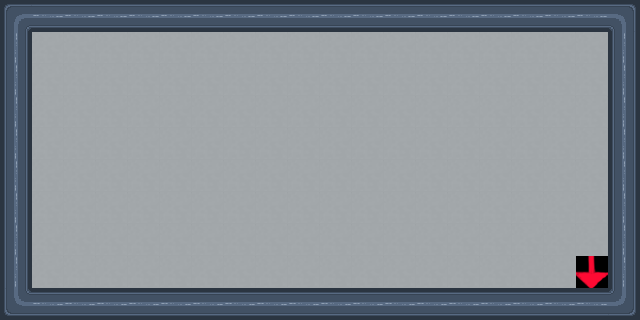

This is a level from a 2D game, rendered from its Tiled map with the project's own tilesets. A one-line summary and the complete map file follow:
An orthogonal 20x10 tile map with 32x32 px tiles, 3 tile layers (floor, doors, walls) and 2 objects (2x spawn).

<map version="1.5" tiledversion="1.5.0" orientation="orthogonal" renderorder="right-down" width="20" height="10" tilewidth="32" tileheight="32" infinite="0" nextlayerid="6" nextobjectid="3">
 <tileset firstgid="1" source="../tilemaps/flawless.tsx" />
 <layer id="1" name="floor" width="20" height="10">
  <data encoding="csv">
0,0,0,0,0,0,0,0,0,0,0,0,0,0,0,0,0,0,0,0,
0,37,37,37,37,37,37,37,37,37,37,37,37,37,37,37,37,37,37,0,
0,37,37,37,37,37,37,37,37,37,37,37,37,37,37,37,37,37,37,0,
0,37,37,37,37,37,37,37,37,37,37,37,37,37,37,37,37,37,37,0,
0,37,37,37,37,37,37,37,37,37,37,37,37,37,37,37,37,37,37,0,
0,37,37,37,37,37,37,37,37,37,37,37,37,37,37,37,37,37,37,0,
0,37,37,37,37,37,37,37,37,37,37,37,37,37,37,37,37,37,37,0,
0,37,37,37,37,37,37,37,37,37,37,37,37,37,37,37,37,37,37,0,
0,37,37,37,37,37,37,37,37,37,37,37,37,37,37,37,37,37,3221225480,0,
0,0,0,0,0,0,0,0,0,0,0,0,0,0,0,0,0,0,0,0
</data>
 </layer>
 <layer id="5" name="doors" width="20" height="10">
  <data encoding="csv">
0,0,0,0,0,0,0,0,0,0,0,0,0,0,0,0,0,0,0,0,
0,0,0,0,0,0,0,0,0,0,0,0,0,0,0,0,0,0,0,0,
0,0,0,0,0,0,0,0,0,0,0,0,0,0,0,0,0,0,0,0,
0,0,0,0,0,0,0,0,0,0,0,0,0,0,0,0,0,0,0,0,
0,0,0,0,0,0,0,0,0,0,0,0,0,0,0,0,0,0,0,0,
0,0,0,0,0,0,0,0,0,0,0,0,0,0,0,0,0,0,0,0,
0,0,0,0,0,0,0,0,0,0,0,0,0,0,0,0,0,0,0,0,
0,0,0,0,0,0,0,0,0,0,0,0,0,0,0,0,0,0,0,0,
0,0,0,0,0,0,0,0,0,0,0,0,0,0,0,0,0,0,0,0,
0,0,0,0,0,0,0,0,0,0,0,0,0,0,0,0,0,0,0,0
</data>
 </layer>
 <layer id="2" name="walls" width="20" height="10">
  <data encoding="csv">
25,1610612741,1610612741,1610612741,1610612741,1610612741,1610612741,1610612741,1610612741,1610612741,1610612741,1610612741,1610612741,1610612741,1610612741,1610612741,1610612741,1610612741,1610612741,2684354585,
3221225477,0,0,0,0,0,0,0,0,0,0,0,0,0,0,0,0,0,0,5,
3221225477,0,0,0,0,0,0,0,0,0,0,0,0,0,0,0,0,0,0,5,
3221225477,0,0,0,0,0,0,0,0,0,0,0,0,0,0,0,0,0,0,5,
3221225477,0,0,0,0,0,0,0,0,0,0,0,0,0,0,0,0,0,0,5,
3221225477,0,0,0,0,0,0,0,0,0,0,0,0,0,0,0,0,0,0,5,
3221225477,0,0,0,0,0,0,0,0,0,0,0,0,0,0,0,0,0,0,5,
3221225477,0,0,0,0,0,0,0,0,0,0,0,0,0,0,0,0,0,0,5,
3221225477,0,0,0,0,0,0,0,0,0,0,0,0,0,0,0,0,0,0,5,
1610612761,2684354565,2684354565,2684354565,2684354565,2684354565,2684354565,2684354565,2684354565,2684354565,2684354565,2684354565,2684354565,2684354565,2684354565,2684354565,2684354565,2684354565,2684354565,3221225497
</data>
 </layer>
 <objectgroup id="3" name="exit">
  <properties>
   <property name="type" value="exit" />
  </properties>
  <object id="1" name="exit" type="spawn" x="576" y="256" width="32" height="32" />
 </objectgroup>
 <objectgroup id="4" name="player_spawn">
  <properties>
   <property name="type" value="player_spawn" />
  </properties>
  <object id="2" name="player_spawn" type="spawn" x="32" y="32" width="32" height="32" />
 </objectgroup>
</map>
